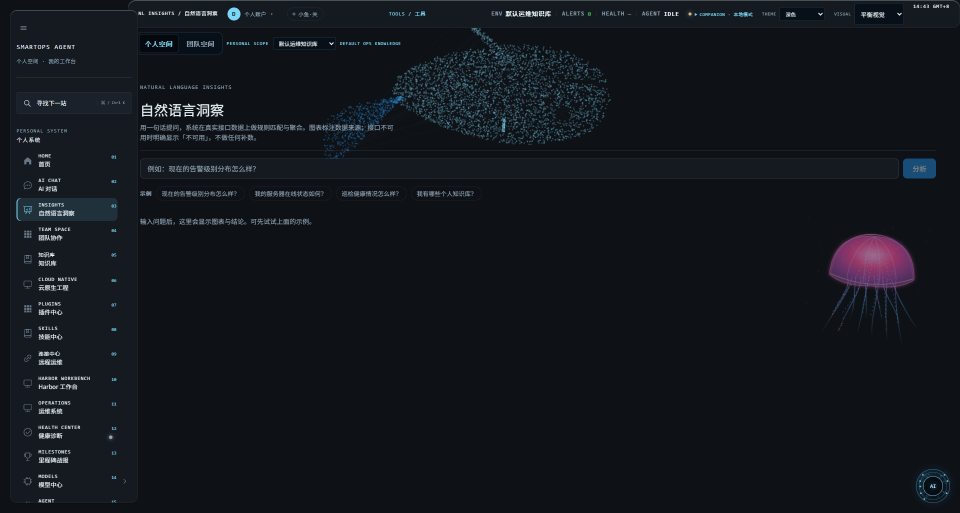
#> input picture docs/competition/assets/ui/cover-insights.png, 1920 x 1026 px, found by its file name (shown at 1/2 size)
$ python _review_contact_sheet.py
#> lines starting #> are read from the running program, lines starting #| are printed output that depends on the picture
from pathlib import Path
from PIL import Image, ImageDraw, ImageFont

root = Path(r"D:\SmartOpsAgent\docs\competition\assets\ui")
files = [
    "cover-insights.png", "login.png", "dashboard.png", "chat.png",
    "agent-trace.png", "agent-studio.png", "vrm-persona.png", "knowledge-wall.png",
    "knowledge-detail.png", "insight-nebula.png", "forecast.png", "sentinel.png",
]
thumb_w, thumb_h = 520, 315
label_h = 36
sheet = Image.new("RGB", (thumb_w * 3, (thumb_h + label_h) * 4), "#dfe5eb")
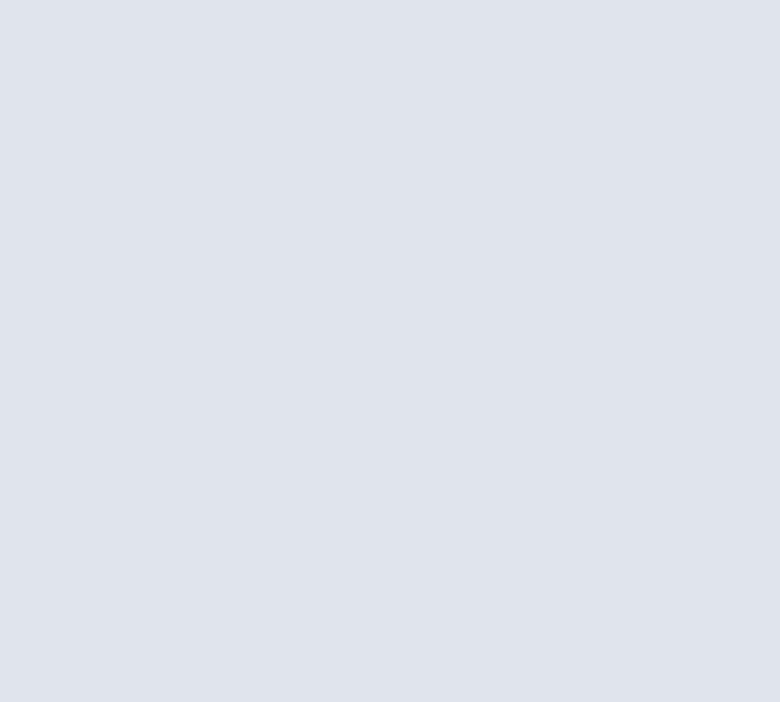
#> sheet: PIL image 1560x1404 RGB (shown at 1/2 size); mean R, G, B 223, 229, 235
draw = ImageDraw.Draw(sheet)
try:
    font = ImageFont.truetype(r"C:\Windows\Fonts\consola.ttf", 20)
except OSError:
    font = ImageFont.load_default()
for index, name in enumerate(files):
    image = Image.open(root / name).convert("RGB")
#> image is the input picture: PIL image 1920x1026 RGB; mean R, G, B 18.9, 22.7, 28.7
    print(f"{name}: {image.width}x{image.height}")
#| cover-insights.png: 1920x1026
    image.thumbnail((thumb_w - 12, thumb_h - 12), Image.Resampling.LANCZOS)
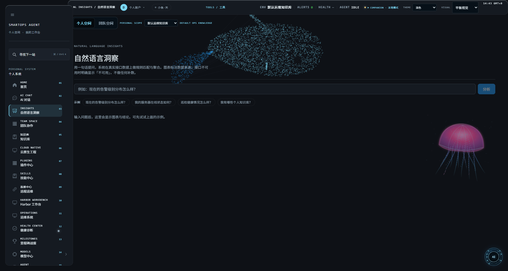
#> image: PIL image 508x271 RGB; mean R, G, B 18.9, 22.7, 28.7
    tile = Image.new("RGB", (thumb_w, thumb_h), "#0b1118")
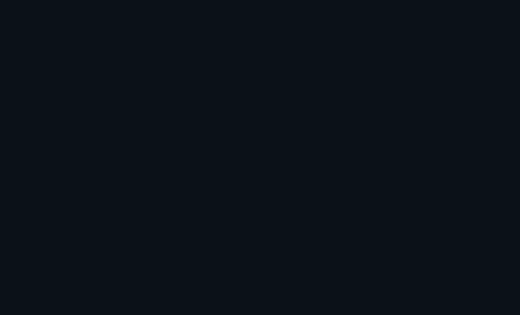
#> tile: PIL image 520x315 RGB; mean R, G, B 11, 17, 24
    tile.paste(image, ((thumb_w - image.width) // 2, (thumb_h - image.height) // 2))
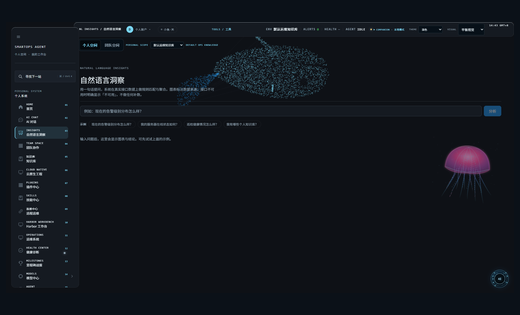
#> tile: PIL image 520x315 RGB; mean R, G, B 17.7, 21.8, 28
    x = (index % 3) * thumb_w
    y = (index // 3) * (thumb_h + label_h)
    sheet.paste(tile, (x, y))
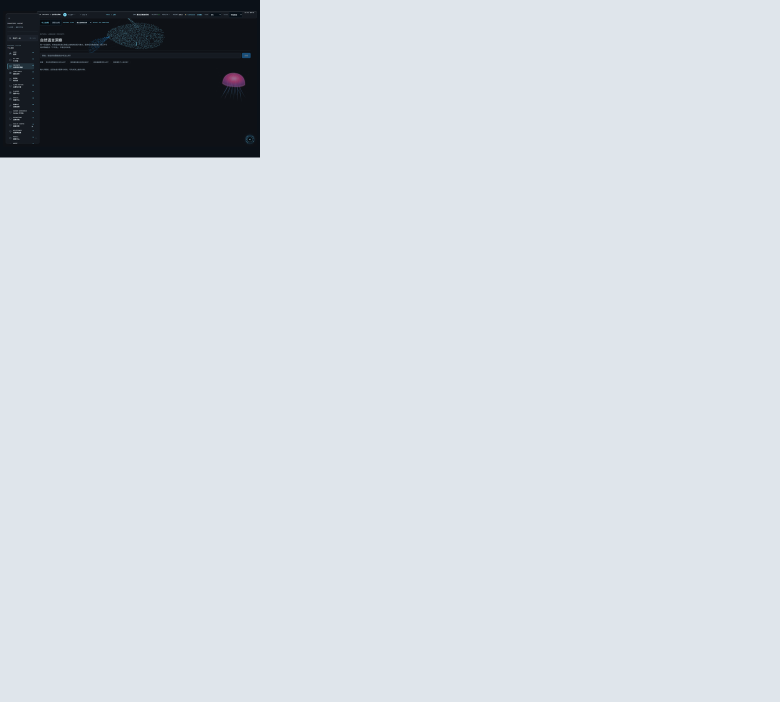
#> sheet: PIL image 1560x1404 RGB (shown at 1/2 size); mean R, G, B 207.6, 213.5, 219.5
    draw.text((x + 10, y + thumb_h + 7), name, fill="#0b3d63", font=font)
#> pass 2 of the loop `for index, name in enumerate(files):`:
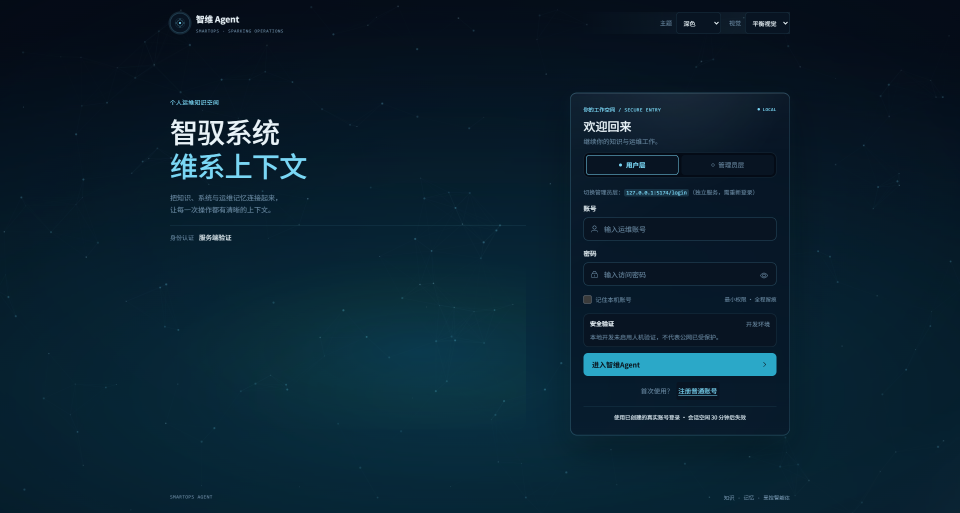
#> input picture docs/competition/assets/ui/login.png, 1920 x 1026 px, found by its file name (shown at 1/2 size)
#> image is the input picture: PIL image 1920x1026 RGB; mean R, G, B 8.9, 32.7, 47.4
#| login.png: 1920x1026
#> image: PIL image 508x271 RGB
#> `tile.paste(image, ((thumb_w - image.width) // 2, (thumb_h - image.heig..`:
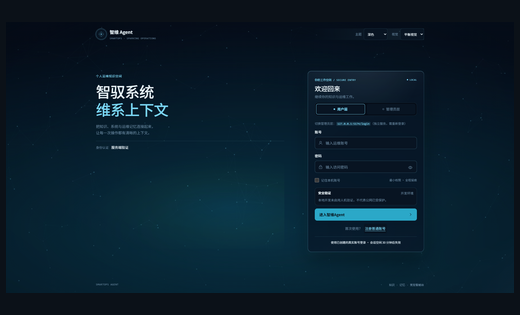
#> tile: PIL image 520x315 RGB; mean R, G, B 9.3, 30.2, 43.7
#> `sheet.paste(tile, (x, y))`:
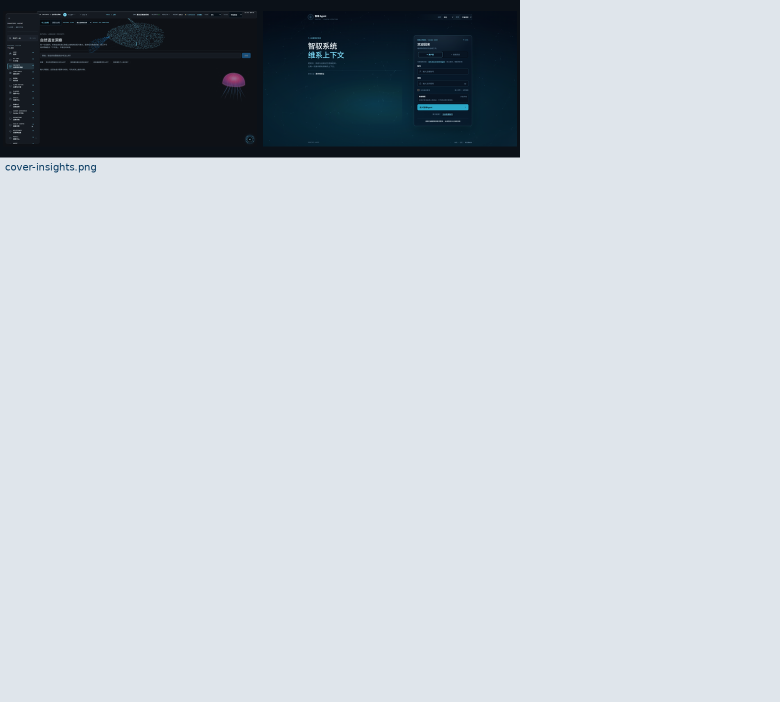
#> sheet: PIL image 1560x1404 RGB (shown at 1/2 size); mean R, G, B 191.6, 198.6, 205.2
#> pass 3 of the loop `for index, name in enumerate(files):`:
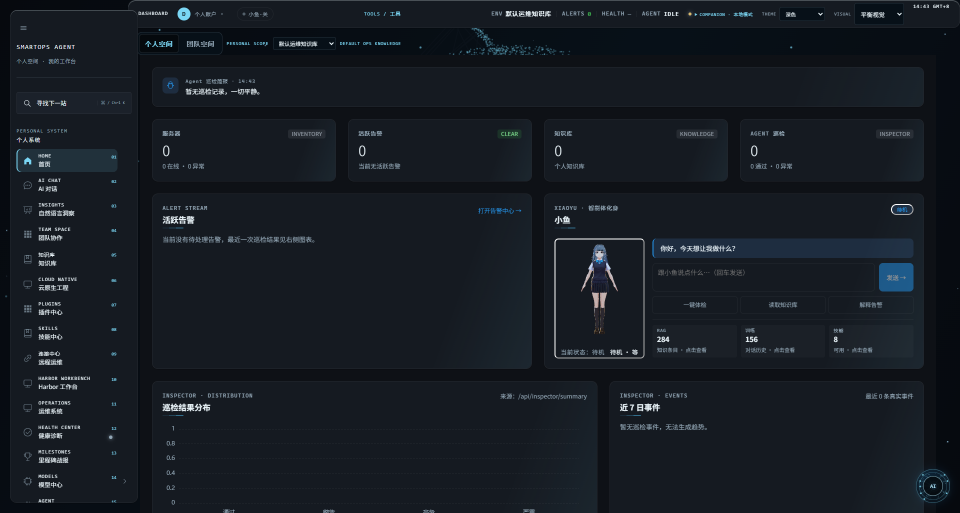
#> input picture docs/competition/assets/ui/dashboard.png, 1920 x 1026 px, found by its file name (shown at 1/2 size)
#> image is the input picture: PIL image 1920x1026 RGB; mean R, G, B 22.6, 28.3, 35.4
#| dashboard.png: 1920x1026
#> image: PIL image 508x271 RGB
#> `tile.paste(image, ((thumb_w - image.width) // 2, (thumb_h - image.heig..`:
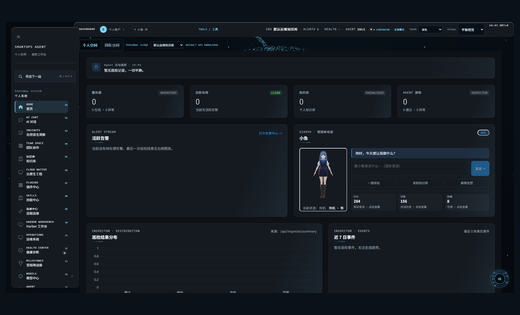
#> tile: PIL image 520x315 RGB; mean R, G, B 20.8, 26.5, 33.6
#> `sheet.paste(tile, (x, y))`:
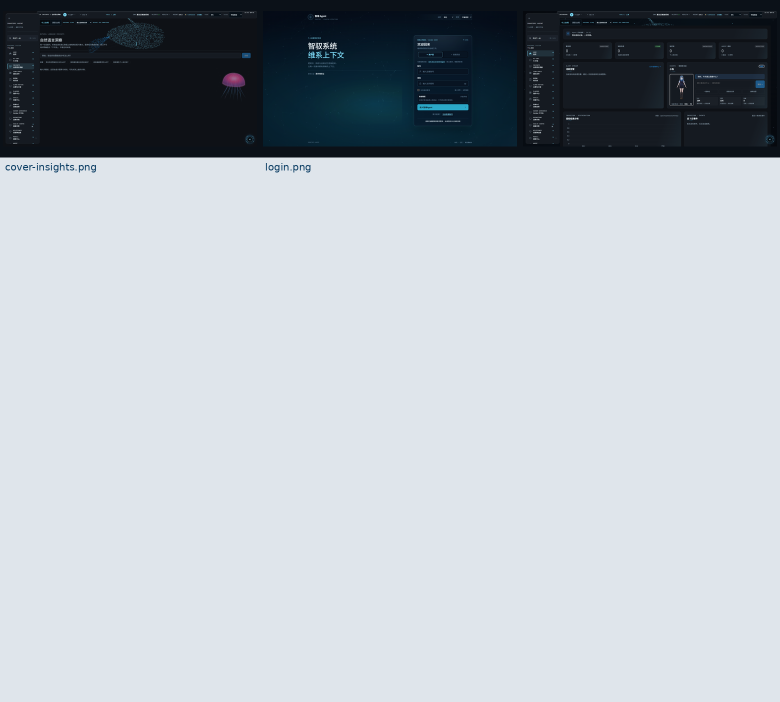
#> sheet: PIL image 1560x1404 RGB (shown at 1/2 size); mean R, G, B 176.4, 183.4, 190.1
#> (the run stopped early here; a loop or call above may not have finished)
